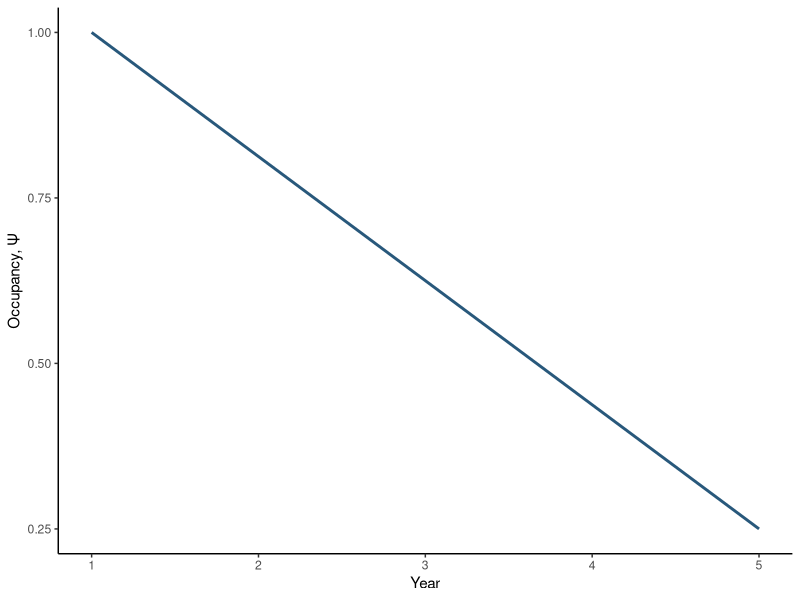
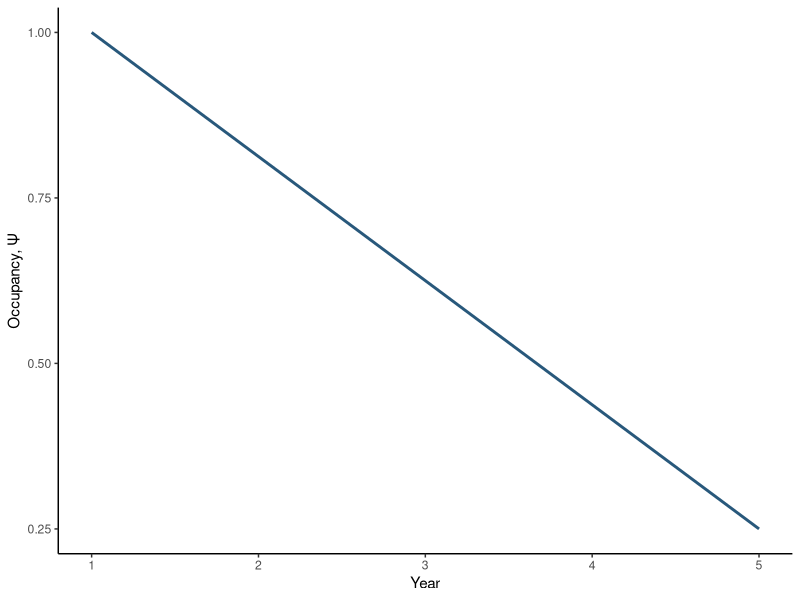

The R script that drew these images, in order:
library(dplyr)
library(ggplot2)

ggplot() +
  # scale_x_continuous(expand=c(0,0)) +
  scale_y_continuous(breaks = c(0.25, 0.5, 0.75, 1)) +
  geom_segment(aes(x = 1, xend = 5, y = 1, yend = 0.25), color = "#28587B", size = 1) +
  theme_classic() +
  ylab("Occupancy, \u03A8") +
  xlab("Year")

ggsave(here::here("figures/ex_occ_trend.jpg"), height = 3, width = 4)
